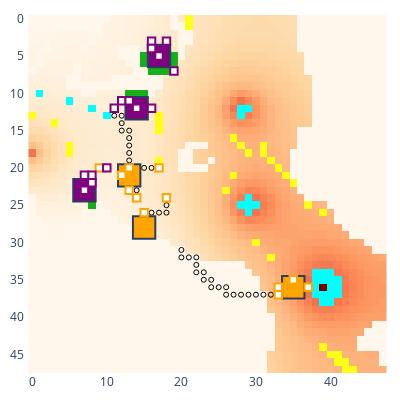

The notebook cell saved with this chart:
### Code cell
update_logging_level(logging.WARNING)
watcher.num_lines_increase = 20
watcher.run_until_log_increases(myenv.step, break_condition = lambda : myenv.real_env_steps >= 13)
print(f'Real env steps is: {myenv.real_env_steps}')
myenv.show()

### Figure 1 — Plotly figure (JSON) as saved in the notebook; plotly's stock layout.template omitted (floating-point values rounded to 4 significant figures; data arrays with more than 128 entries replaced by an {"elided": "..."} marker saying what was removed)
{"data": [{"colorscale": [[0, "rgb(255,247,236)"], [0.125, "rgb(254,232,200)"], [0.25, "rgb(253,212,158)"], [0.375, "rgb(253,187,132)"], [0.5, "rgb(252,141,89)"], [0.625, "rgb(239,101,72)"], [0.75, "rgb(215,48,31)"], [0.875, "rgb(179,0,0)"], [1, "rgb(127,0,0)"]], "name": "Rubble", "showscale": false, "type": "heatmap", "uid": "14_Rubble", "z": {"elided": "48x48 int values"}}, {"colorscale": [[0, "#00ffff"], [1, "#00ffff"]], "hoverinfo": "skip", "name": "Ice", "showscale": false, "type": "heatmap", "uid": "14_Ice", "z": {"elided": "48x48 int values"}}, {"colorscale": [[0, "#ffff14"], [1, "#ffff14"]], "hoverinfo": "skip", "name": "Ore", "showscale": false, "type": "heatmap", "uid": "14_Ore", "z": {"elided": "48x48 int values"}}, {"colorscale": [[0, "#15b01a"], [1, "#15b01a"]], "hoverinfo": "skip", "name": "Lichen", "showscale": false, "type": "heatmap", "uid": "14_Lichen", "z": {"elided": "48x48 int values"}}, {"customdata": [["factory_0", "player_0", 75, 0, 0, 127, 10]], "hovertemplate": "%{customdata[0]} %{customdata[1]}<br>Power: %{customdata[2]}<br>Ice: %{customdata[3]}<br>Ore: %{customdata[4]}<br>Water: %{customdata[5]}<br>Metal: %{customdata[6]}<br><extra></extra>", "name": "factory_0", "showscale": false, "type": "heatmap", "uid": "14_factory_0", "x": [14], "y": [12], "z": [0]}, {"customdata": [["factory_2", "player_0", 65, 0, 0, 127, 10]], "hovertemplate": "%{customdata[0]} %{customdata[1]}<br>Power: %{customdata[2]}<br>Ice: %{customdata[3]}<br>Ore: %{customdata[4]}<br>Water: %{customdata[5]}<br>Metal: %{customdata[6]}<br><extra></extra>", "name": "factory_2", "showscale": false, "type": "heatmap", "uid": "14_factory_2", "x": [7], "y": [23], "z": [2]}, {"customdata": [["factory_4", "player_0", 88, 0, 0, 127, 10]], "hovertemplate": "%{customdata[0]} %{customdata[1]}<br>Power: %{customdata[2]}<br>Ice: %{customdata[3]}<br>Ore: %{customdata[4]}<br>Water: %{customdata[5]}<br>Metal: %{customdata[6]}<br><extra></extra>", "name": "factory_4", "showscale": false, "type": "heatmap", "uid": "14_factory_4", "x": [17], "y": [5], "z": [4]}, {"customdata": [["factory_1", "player_1", 250, 0, 0, 136, 20]], "hovertemplate": "%{customdata[0]} %{customdata[1]}<br>Power: %{customdata[2]}<br>Ice: %{customdata[3]}<br>Ore: %{customdata[4]}<br>Water: %{customdata[5]}<br>Metal: %{customdata[6]}<br><extra></extra>", "name": "factory_1", "showscale": false, "type": "heatmap", "uid": "14_factory_1", "x": [15], "y": [28], "z": [1]}, {"customdata": [["factory_3", "player_1", 250, 0, 0, 136, 20]], "hovertemplate": "%{customdata[0]} %{customdata[1]}<br>Power: %{customdata[2]}<br>Ice: %{customdata[3]}<br>Ore: %{customdata[4]}<br>Water: %{customdata[5]}<br>Metal: %{customdata[6]}<br><extra></extra>", "name": "factory_3", "showscale": false, "type": "heatmap", "uid": "14_factory_3", "x": [35], "y": [36], "z": [3]}, {"customdata": [["factory_5", "player_1", 100, 0, 0, 136, 10]], "hovertemplate": "%{customdata[0]} %{customdata[1]}<br>Power: %{customdata[2]}<br>Ice: %{customdata[3]}<br>Ore: %{customdata[4]}<br>Water: %{customdata[5]}<br>Metal: %{customdata[6]}<br><extra></extra>", "name": "factory_5", "showscale": false, "type": "heatmap", "uid": "14_factory_5", "x": [13], "y": [21], "z": [5]}, {"customdata": [["unit_9", "player_1", "HEAVY", [15, 26], 532, 180, 0, 0, 0]], "hovertemplate": "%{customdata[0]} %{customdata[1]}<br>Type: %{customdata[2]}<br>Pos: %{customdata[3]}<br>Power: %{customdata[4]}<br>Ice: %{customdata[5]}<br>Ore: %{customdata[6]}<br>Water: %{customdata[7]}<br>Metal: %{customdata[8]}<br><extra></extra>", "name": "unit_9", "showscale": false, "type": "heatmap", "uid": "14_unit_9", "x": [15], "y": [26], "z": [9]}, {"hoverinfo": "skip", "marker": {"color": "black", "size": 5, "symbol": "circle-open"}, "mode": "markers", "name": "path", "showlegend": false, "type": "scatter", "uid": "14_path", "x": [15, 15, 15, 15, 15, 15, 15, 15], "y": [26, 26, 26, 26, 26, 26, 27, 27]}, {"customdata": [["unit_10", "player_1", "HEAVY", [37, 36], 479, 120, 0, 0, 0]], "hovertemplate": "%{customdata[0]} %{customdata[1]}<br>Type: %{customdata[2]}<br>Pos: %{customdata[3]}<br>Power: %{customdata[4]}<br>Ice: %{customdata[5]}<br>Ore: %{customdata[6]}<br>Water: %{customdata[7]}<br>Metal: %{customdata[8]}<br><extra></extra>", "name": "unit_10", "showscale": false, "type": "heatmap", "uid": "14_unit_10", "x": [37], "y": [36], "z": [10]}, {"hoverinfo": "skip", "marker": {"color": "black", "size": 5, "symbol": "circle-open"}, "mode": "markers", "name": "path", "showlegend": false, "type": "scatter", "uid": "14_path", "x": [37, 37, 37, 37, 37, 36, 36], "y": [36, 36, 36, 36, 36, 36, 36]}, {"customdata": [["unit_11", "player_1", "HEAVY", [13, 23], 532, 180, 0, 0, 0]], "hovertemplate": "%{customdata[0]} %{customdata[1]}<br>Type: %{customdata[2]}<br>Pos: %{customdata[3]}<br>Power: %{customdata[4]}<br>Ice: %{customdata[5]}<br>Ore: %{customdata[6]}<br>Water: %{customdata[7]}<br>Metal: %{customdata[8]}<br><extra></extra>", "name": "unit_11", "showscale": false, "type": "heatmap", "uid": "14_unit_11", "x": [13], "y": [23], "z": [11]}, {"hoverinfo": "skip", "marker": {"color": "black", "size": 5, "symbol": "circle-open"}, "mode": "markers", "name": "path", "showlegend": false, "type": "scatter", "uid": "14_path", "x": [13, 13, 13, 13, 13, 13, 13, 13], "y": [23, 23, 23, 23, 23, 23, 22, 22]}, {"customdata": [["unit_15", "player_1", "LIGHT", [18, 24], 89, 0, 0, 0, 0]], "hovertemplate": "%{customdata[0]} %{customdata[1]}<br>Type: %{customdata[2]}<br>Pos: %{customdata[3]}<br>Power: %{customdata[4]}<br>Ice: %{customdata[5]}<br>Ore: %{customdata[6]}<br>Water: %{customdata[7]}<br>Metal: %{customdata[8]}<br><extra></extra>", "name": "unit_15", "showscale": false, "type": "heatmap", "uid": "14_unit_15", "x": [18], "y": [24], "z": [15]}, {"hoverinfo": "skip", "marker": {"color": "black", "size": 5, "symbol": "circle-open"}, "mode": "markers", "name": "path", "showlegend": false, "type": "scatter", "uid": "14_path", "x": [18, 18, 18, 18, 18, 18, 18, 18, 18, 18, 18, 18, 18, 18, 18, 18, 17, 16, 16], "y": [24, 24, 24, 24, 24, 24, 24, 24, 24, 24, 24, 24, 24, 24, 25, 26, 26, 26, 27]}, {"customdata": [["unit_16", "player_1", "LIGHT", [33, 36], 68, 0, 0, 0, 0]], "hovertemplate": "%{customdata[0]} %{customdata[1]}<br>Type: %{customdata[2]}<br>Pos: %{customdata[3]}<br>Power: %{customdata[4]}<br>Ice: %{customdata[5]}<br>Ore: %{customdata[6]}<br>Water: %{customdata[7]}<br>Metal: %{customdata[8]}<br><extra></extra>", "name": "unit_16", "showscale": false, "type": "heatmap", "uid": "14_unit_16", "x": [33], "y": [36], "z": [16]}, {"hoverinfo": "skip", "marker": {"color": "black", "size": 5, "symbol": "circle-open"}, "mode": "markers", "name": "path", "showlegend": false, "type": "scatter", "uid": "14_path", "x": [33, 33, 33, 33, 33, 33, 33, 33, 33, 33, 33, 34, 34], "y": [36, 36, 36, 36, 36, 36, 36, 36, 36, 36, 36, 36, 36]}, {"customdata": [["unit_17", "player_1", "LIGHT", [17, 20], 81, 0, 0, 0, 0]], "hovertemplate": "%{customdata[0]} %{customdata[1]}<br>Type: %{customdata[2]}<br>Pos: %{customdata[3]}<br>Power: %{customdata[4]}<br>Ice: %{customdata[5]}<br>Ore: %{customdata[6]}<br>Water: %{customdata[7]}<br>Metal: %{customdata[8]}<br><extra></extra>", "name": "unit_17", "showscale": false, "type": "heatmap", "uid": "14_unit_17", "x": [17], "y": [20], "z": [17]}, {"hoverinfo": "skip", "marker": {"color": "black", "size": 5, "symbol": "circle-open"}, "mode": "markers", "name": "path", "showlegend": false, "type": "scatter", "uid": "14_path", "x": [17, 17, 17, 17, 17, 17, 17, 17, 17, 17, 17, 17, 17, 16, 15, 14, 14], "y": [20, 20, 20, 20, 20, 20, 20, 20, 20, 20, 20, 20, 20, 20, 20, 20, 20]}, {"customdata": [["unit_21", "player_1", "LIGHT", [14, 24], 149, 0, 0, 0, 0]], "hovertemplate": "%{customdata[0]} %{customdata[1]}<br>Type: %{customdata[2]}<br>Pos: %{customdata[3]}<br>Power: %{customdata[4]}<br>Ice: %{customdata[5]}<br>Ore: %{customdata[6]}<br>Water: %{customdata[7]}<br>Metal: %{customdata[8]}<br><extra></extra>", "name": "unit_21", "showscale": false, "type": "heatmap", "uid": "14_unit_21", "x": [14], "y": [24], "z": [21]}, {"hoverinfo": "skip", "marker": {"color": "black", "size": 5, "symbol": "circle-open"}, "mode": "markers", "name": "path", "showlegend": false, "type": "scatter", "uid": "14_path", "x": [14, 14, 14, 14, 13, 13, 13, 13, 13, 13, 12, 12, 12, 11, 11], "y": [23, 22, 21, 20, 20, 19, 18, 17, 16, 15, 15, 14, 13, 13, 12]}, {"customdata": [["unit_22", "player_1", "LIGHT", [33, 37], 147, 0, 0, 0, 0]], "hovertemplate": "%{customdata[0]} %{customdata[1]}<br>Type: %{customdata[2]}<br>Pos: %{customdata[3]}<br>Power: %{customdata[4]}<br>Ice: %{customdata[5]}<br>Ore: %{customdata[6]}<br>Water: %{customdata[7]}<br>Metal: %{customdata[8]}<br><extra></extra>", "name": "unit_22", "showscale": false, "type": "heatmap", "uid": "14_unit_22", "x": [33], "y": [37], "z": [22]}, {"hoverinfo": "skip", "marker": {"color": "black", "size": 5, "symbol": "circle-open"}, "mode": "markers", "name": "path", "showlegend": false, "type": "scatter", "uid": "14_path", "x": [32, 31, 30, 29, 28, 27, 26, 26, 25, 24, 24, 23, 23, 22, 22, 22, 21, 20, 20], "y": [37, 37, 37, 37, 37, 37, 37, 36, 36, 36, 35, 35, 34, 34, 33, 32, 32, 32, 31]}, {"customdata": [["unit_23", "player_1", "LIGHT", [9, 20], 144, 0, 0, 0, 0]], "hovertemplate": "%{customdata[0]} %{customdata[1]}<br>Type: %{customdata[2]}<br>Pos: %{customdata[3]}<br>Power: %{customdata[4]}<br>Ice: %{customdata[5]}<br>Ore: %{customdata[6]}<br>Water: %{customdata[7]}<br>Metal: %{customdata[8]}<br><extra></extra>", "name": "unit_23", "showscale": false, "type": "heatmap", "uid": "14_unit_23", "x": [9], "y": [20], "z": [23]}, {"customdata": [["unit_28", "player_1", "LIGHT", [35, 35], 150, 0, 0, 0, 0]], "hovertemplate": "%{customdata[0]} %{customdata[1]}<br>Type: %{customdata[2]}<br>Pos: %{customdata[3]}<br>Power: %{customdata[4]}<br>Ice: %{customdata[5]}<br>Ore: %{customdata[6]}<br>Water: %{customdata[7]}<br>Metal: %{customdata[8]}<br><extra></extra>", "name": "unit_28", "showscale": false, "type": "heatmap", "uid": "14_unit_28", "x": [35], "y": [35], "z": [28]}, {"customdata": [["unit_29", "player_1", "LIGHT", [12, 21], 150, 0, 0, 0, 0]], "hovertemplate": "%{customdata[0]} %{customdata[1]}<br>Type: %{customdata[2]}<br>Pos: %{customdata[3]}<br>Power: %{customdata[4]}<br>Ice: %{customdata[5]}<br>Ore: %{customdata[6]}<br>Water: %{customdata[7]}<br>Metal: %{customdata[8]}<br><extra></extra>", "name": "unit_29", "showscale": false, "type": "heatmap", "uid": "14_unit_29", "x": [12], "y": [21], "z": [29]}, {"customdata": [["unit_30", "player_1", "LIGHT", [13, 20], 150, 0, 0, 0, 0]], "hovertemplate": "%{customdata[0]} %{customdata[1]}<br>Type: %{customdata[2]}<br>Pos: %{customdata[3]}<br>Power: %{customdata[4]}<br>Ice: %{customdata[5]}<br>Ore: %{customdata[6]}<br>Water: %{customdata[7]}<br>Metal: %{customdata[8]}<br><extra></extra>", "name": "unit_30", "showscale": false, "type": "heatmap", "uid": "14_unit_30", "x": [13], "y": [20], "z": [30]}, {"customdata": [["unit_6", "player_0", "HEAVY", [12, 11], 632, 160, 0, 0, 0]], "hovertemplate": "%{customdata[0]} %{customdata[1]}<br>Type: %{customdata[2]}<br>Pos: %{customdata[3]}<br>Power: %{customdata[4]}<br>Ice: %{customdata[5]}<br>Ore: %{customdata[6]}<br>Water: %{customdata[7]}<br>Metal: %{customdata[8]}<br><extra></extra>", "name": "unit_6", "showscale": false, "type": "heatmap", "uid": "14_unit_6", "x": [12], "y": [11], "z": [6]}, {"hoverinfo": "skip", "marker": {"color": "black", "size": 5, "symbol": "circle-open"}, "mode": "markers", "name": "path", "showlegend": false, "type": "scatter", "uid": "14_path", "x": [12, 12, 12, 12, 12, 12, 12, 12, 12, 12, 12, 12, 12, 12, 12, 12, 12, 12, 12], "y": [11, 11, 11, 11, 11, 11, 11, 11, 11, 11, 11, 11, 11, 11, 11, 11, 11, 11, 11]}, {"customdata": [["unit_7", "player_0", "HEAVY", [8, 21], 632, 160, 0, 0, 0]], "hovertemplate": "%{customdata[0]} %{customdata[1]}<br>Type: %{customdata[2]}<br>Pos: %{customdata[3]}<br>Power: %{customdata[4]}<br>Ice: %{customdata[5]}<br>Ore: %{customdata[6]}<br>Water: %{customdata[7]}<br>Metal: %{customdata[8]}<br><extra></extra>", "name": "unit_7", "showscale": false, "type": "heatmap", "uid": "14_unit_7", "x": [8], "y": [21], "z": [7]}, {"hoverinfo": "skip", "marker": {"color": "black", "size": 5, "symbol": "circle-open"}, "mode": "markers", "name": "path", "showlegend": false, "type": "scatter", "uid": "14_path", "x": [8, 8, 8, 8, 8, 8, 8, 8, 8, 8, 8, 8, 8, 8, 8, 8, 8, 8, 8], "y": [21, 21, 21, 21, 21, 21, 21, 21, 21, 21, 21, 21, 21, 21, 21, 21, 21, 21, 21]}, {"customdata": [["unit_8", "player_0", "HEAVY", [16, 3], 632, 160, 0, 0, 0]], "hovertemplate": "%{customdata[0]} %{customdata[1]}<br>Type: %{customdata[2]}<br>Pos: %{customdata[3]}<br>Power: %{customdata[4]}<br>Ice: %{customdata[5]}<br>Ore: %{customdata[6]}<br>Water: %{customdata[7]}<br>Metal: %{customdata[8]}<br><extra></extra>", "name": "unit_8", "showscale": false, "type": "heatmap", "uid": "14_unit_8", "x": [16], "y": [3], "z": [8]}, {"hoverinfo": "skip", "marker": {"color": "black", "size": 5, "symbol": "circle-open"}, "mode": "markers", "name": "path", "showlegend": false, "type": "scatter", "uid": "14_path", "x": [16, 16, 16, 16, 16, 16, 16, 16, 16, 16, 16, 16, 16, 16, 16, 16, 16, 16, 16], "y": [3, 3, 3, 3, 3, 3, 3, 3, 3, 3, 3, 3, 3, 3, 3, 3, 3, 3, 3]}, {"customdata": [["unit_12", "player_0", "LIGHT", [13, 11], 150, 0, 0, 0, 0]], "hovertemplate": "%{customdata[0]} %{customdata[1]}<br>Type: %{customdata[2]}<br>Pos: %{customdata[3]}<br>Power: %{customdata[4]}<br>Ice: %{customdata[5]}<br>Ore: %{customdata[6]}<br>Water: %{customdata[7]}<br>Metal: %{customdata[8]}<br><extra></extra>", "name": "unit_12", "showscale": false, "type": "heatmap", "uid": "14_unit_12", "x": [13], "y": [11], "z": [12]}, {"customdata": [["unit_13", "player_0", "LIGHT", [8, 22], 150, 0, 0, 0, 0]], "hovertemplate": "%{customdata[0]} %{customdata[1]}<br>Type: %{customdata[2]}<br>Pos: %{customdata[3]}<br>Power: %{customdata[4]}<br>Ice: %{customdata[5]}<br>Ore: %{customdata[6]}<br>Water: %{customdata[7]}<br>Metal: %{customdata[8]}<br><extra></extra>", "name": "unit_13", "showscale": false, "type": "heatmap", "uid": "14_unit_13", "x": [8], "y": [22], "z": [13]}, {"customdata": [["unit_14", "player_0", "LIGHT", [16, 4], 150, 0, 0, 0, 0]], "hovertemplate": "%{customdata[0]} %{customdata[1]}<br>Type: %{customdata[2]}<br>Pos: %{customdata[3]}<br>Power: %{customdata[4]}<br>Ice: %{customdata[5]}<br>Ore: %{customdata[6]}<br>Water: %{customdata[7]}<br>Metal: %{customdata[8]}<br><extra></extra>", "name": "unit_14", "showscale": false, "type": "heatmap", "uid": "14_unit_14", "x": [16], "y": [4], "z": [14]}, {"customdata": [["unit_18", "player_0", "LIGHT", [11, 12], 75, 2, 0, 0, 0]], "hovertemplate": "%{customdata[0]} %{customdata[1]}<br>Type: %{customdata[2]}<br>Pos: %{customdata[3]}<br>Power: %{customdata[4]}<br>Ice: %{customdata[5]}<br>Ore: %{customdata[6]}<br>Water: %{customdata[7]}<br>Metal: %{customdata[8]}<br><extra></extra>", "name": "unit_18", "showscale": false, "type": "heatmap", "uid": "14_unit_18", "x": [11], "y": [12], "z": [18]}, {"hoverinfo": "skip", "marker": {"color": "black", "size": 5, "symbol": "circle-open"}, "mode": "markers", "name": "path", "showlegend": false, "type": "scatter", "uid": "14_path", "x": [11, 11, 11, 11, 11, 11, 11, 11, 11, 11, 11, 11, 11, 11, 11, 11, 11, 11, 11], "y": [12, 12, 12, 12, 12, 12, 12, 12, 12, 12, 12, 12, 12, 12, 12, 12, 12, 12, 12]}, {"customdata": [["unit_19", "player_0", "LIGHT", [10, 20], 93, 0, 0, 0, 0]], "hovertemplate": "%{customdata[0]} %{customdata[1]}<br>Type: %{customdata[2]}<br>Pos: %{customdata[3]}<br>Power: %{customdata[4]}<br>Ice: %{customdata[5]}<br>Ore: %{customdata[6]}<br>Water: %{customdata[7]}<br>Metal: %{customdata[8]}<br><extra></extra>", "name": "unit_19", "showscale": false, "type": "heatmap", "uid": "14_unit_19", "x": [10], "y": [20], "z": [19]}, {"customdata": [["unit_20", "player_0", "LIGHT", [19, 7], 111, 0, 0, 0, 0]], "hovertemplate": "%{customdata[0]} %{customdata[1]}<br>Type: %{customdata[2]}<br>Pos: %{customdata[3]}<br>Power: %{customdata[4]}<br>Ice: %{customdata[5]}<br>Ore: %{customdata[6]}<br>Water: %{customdata[7]}<br>Metal: %{customdata[8]}<br><extra></extra>", "name": "unit_20", "showscale": false, "type": "heatmap", "uid": "14_unit_20", "x": [19], "y": [7], "z": [20]}, {"hoverinfo": "skip", "marker": {"color": "black", "size": 5, "symbol": "circle-open"}, "mode": "markers", "name": "path", "showlegend": false, "type": "scatter", "uid": "14_path", "x": [19, 19, 19, 19, 19, 19, 19, 19, 19, 19, 19, 19, 19, 19, 19, 19, 19, 19, 19], "y": [7, 7, 7, 7, 7, 7, 7, 7, 7, 7, 7, 7, 7, 7, 7, 7, 7, 7, 7]}, {"customdata": [["unit_24", "player_0", "LIGHT", [16, 12], 102, 0, 0, 0, 0]], "hovertemplate": "%{customdata[0]} %{customdata[1]}<br>Type: %{customdata[2]}<br>Pos: %{customdata[3]}<br>Power: %{customdata[4]}<br>Ice: %{customdata[5]}<br>Ore: %{customdata[6]}<br>Water: %{customdata[7]}<br>Metal: %{customdata[8]}<br><extra></extra>", "name": "unit_24", "showscale": false, "type": "heatmap", "uid": "14_unit_24", "x": [16], "y": [12], "z": [24]}, {"hoverinfo": "skip", "marker": {"color": "black", "size": 5, "symbol": "circle-open"}, "mode": "markers", "name": "path", "showlegend": false, "type": "scatter", "uid": "14_path", "x": [16, 16, 16, 16, 16, 16, 16, 16, 16, 16, 16, 16, 16, 16, 16, 16, 16, 16, 16], "y": [12, 12, 12, 12, 12, 12, 12, 12, 12, 12, 12, 12, 12, 12, 12, 12, 12, 12, 12]}, {"customdata": [["unit_25", "player_0", "LIGHT", [7, 21], 94, 0, 0, 0, 0]], "hovertemplate": "%{customdata[0]} %{customdata[1]}<br>Type: %{customdata[2]}<br>Pos: %{customdata[3]}<br>Power: %{customdata[4]}<br>Ice: %{customdata[5]}<br>Ore: %{customdata[6]}<br>Water: %{customdata[7]}<br>Metal: %{customdata[8]}<br><extra></extra>", "name": "unit_25", "showscale": false, "type": "heatmap", "uid": "14_unit_25", "x": [7], "y": [21], "z": [25]}, {"hoverinfo": "skip", "marker": {"color": "black", "size": 5, "symbol": "circle-open"}, "mode": "markers", "name": "path", "showlegend": false, "type": "scatter", "uid": "14_path", "x": [7, 7, 7, 7, 7, 7, 7, 7, 7, 7, 7, 7, 7, 7, 7, 7, 7, 7, 7], "y": [21, 21, 21, 21, 21, 21, 21, 21, 21, 21, 21, 21, 21, 21, 21, 21, 21, 21, 21]}, {"customdata": [["unit_26", "player_0", "LIGHT", [18, 3], 100, 0, 0, 0, 0]], "hovertemplate": "%{customdata[0]} %{customdata[1]}<br>Type: %{customdata[2]}<br>Pos: %{customdata[3]}<br>Power: %{customdata[4]}<br>Ice: %{customdata[5]}<br>Ore: %{customdata[6]}<br>Water: %{customdata[7]}<br>Metal: %{customdata[8]}<br><extra></extra>", "name": "unit_26", "showscale": false, "type": "heatmap", "uid": "14_unit_26", "x": [18], "y": [3], "z": [26]}, {"hoverinfo": "skip", "marker": {"color": "black", "size": 5, "symbol": "circle-open"}, "mode": "markers", "name": "path", "showlegend": false, "type": "scatter", "uid": "14_path", "x": [18, 18, 18, 18, 18, 18, 18, 18, 18, 18, 18, 18, 18, 18, 18, 18, 18, 18, 18], "y": [3, 3, 3, 3, 3, 3, 3, 3, 3, 3, 3, 3, 3, 3, 3, 3, 3, 3, 3]}, {"customdata": [["unit_31", "player_0", "LIGHT", [14, 12], 104, 0, 0, 0, 0]], "hovertemplate": "%{customdata[0]} %{customdata[1]}<br>Type: %{customdata[2]}<br>Pos: %{customdata[3]}<br>Power: %{customdata[4]}<br>Ice: %{customdata[5]}<br>Ore: %{customdata[6]}<br>Water: %{customdata[7]}<br>Metal: %{customdata[8]}<br><extra></extra>", "name": "unit_31", "showscale": false, "type": "heatmap", "uid": "14_unit_31", "x": [14], "y": [12], "z": [31]}, {"customdata": [["unit_32", "player_0", "LIGHT", [7, 23], 102, 0, 0, 0, 0]], "hovertemplate": "%{customdata[0]} %{customdata[1]}<br>Type: %{customdata[2]}<br>Pos: %{customdata[3]}<br>Power: %{customdata[4]}<br>Ice: %{customdata[5]}<br>Ore: %{customdata[6]}<br>Water: %{customdata[7]}<br>Metal: %{customdata[8]}<br><extra></extra>", "name": "unit_32", "showscale": false, "type": "heatmap", "uid": "14_unit_32", "x": [7], "y": [23], "z": [32]}, {"customdata": [["unit_33", "player_0", "LIGHT", [17, 5], 108, 0, 0, 0, 0]], "hovertemplate": "%{customdata[0]} %{customdata[1]}<br>Type: %{customdata[2]}<br>Pos: %{customdata[3]}<br>Power: %{customdata[4]}<br>Ice: %{customdata[5]}<br>Ore: %{customdata[6]}<br>Water: %{customdata[7]}<br>Metal: %{customdata[8]}<br><extra></extra>", "name": "unit_33", "showscale": false, "type": "heatmap", "uid": "14_unit_33", "x": [17], "y": [5], "z": [33]}], "layout": {"coloraxis": {"showscale": false}, "height": 400, "margin": {"b": 10, "l": 10, "r": 10, "t": 10}, "plot_bgcolor": "rgba(0, 0, 0, 0)", "shapes": [{"fillcolor": "purple", "name": "factory_0", "type": "rect", "x0": 12.5, "x1": 15.5, "y0": 10.5, "y1": 13.5}, {"fillcolor": "purple", "name": "factory_2", "type": "rect", "x0": 5.5, "x1": 8.5, "y0": 21.5, "y1": 24.5}, {"fillcolor": "purple", "name": "factory_4", "type": "rect", "x0": 15.5, "x1": 18.5, "y0": 3.5, "y1": 6.5}, {"fillcolor": "orange", "name": "factory_1", "type": "rect", "x0": 13.5, "x1": 16.5, "y0": 26.5, "y1": 29.5}, {"fillcolor": "orange", "name": "factory_3", "type": "rect", "x0": 33.5, "x1": 36.5, "y0": 34.5, "y1": 37.5}, {"fillcolor": "orange", "name": "factory_5", "type": "rect", "x0": 11.5, "x1": 14.5, "y0": 19.5, "y1": 22.5}, {"fillcolor": "white", "line": {"color": "orange"}, "name": "unit_9", "type": "rect", "x0": 14.5, "x1": 15.5, "y0": 25.5, "y1": 26.5}, {"fillcolor": "white", "line": {"color": "orange"}, "name": "unit_10", "type": "rect", "x0": 36.5, "x1": 37.5, "y0": 35.5, "y1": 36.5}, {"fillcolor": "white", "line": {"color": "orange"}, "name": "unit_11", "type": "rect", "x0": 12.5, "x1": 13.5, "y0": 22.5, "y1": 23.5}, {"fillcolor": "white", "line": {"color": "orange"}, "name": "unit_15", "type": "rect", "x0": 17.5, "x1": 18.5, "y0": 23.5, "y1": 24.5}, {"fillcolor": "white", "line": {"color": "orange"}, "name": "unit_16", "type": "rect", "x0": 32.5, "x1": 33.5, "y0": 35.5, "y1": 36.5}, {"fillcolor": "white", "line": {"color": "orange"}, "name": "unit_17", "type": "rect", "x0": 16.5, "x1": 17.5, "y0": 19.5, "y1": 20.5}, {"fillcolor": "white", "line": {"color": "orange"}, "name": "unit_21", "type": "rect", "x0": 13.5, "x1": 14.5, "y0": 23.5, "y1": 24.5}, {"fillcolor": "white", "line": {"color": "orange"}, "name": "unit_22", "type": "rect", "x0": 32.5, "x1": 33.5, "y0": 36.5, "y1": 37.5}, {"fillcolor": "white", "line": {"color": "orange"}, "name": "unit_23", "type": "rect", "x0": 8.5, "x1": 9.5, "y0": 19.5, "y1": 20.5}, {"fillcolor": "white", "line": {"color": "orange"}, "name": "unit_28", "type": "rect", "x0": 34.5, "x1": 35.5, "y0": 34.5, "y1": 35.5}, {"fillcolor": "white", "line": {"color": "orange"}, "name": "unit_29", "type": "rect", "x0": 11.5, "x1": 12.5, "y0": 20.5, "y1": 21.5}, {"fillcolor": "white", "line": {"color": "orange"}, "name": "unit_30", "type": "rect", "x0": 12.5, "x1": 13.5, "y0": 19.5, "y1": 20.5}, {"fillcolor": "white", "line": {"color": "purple"}, "name": "unit_6", "type": "rect", "x0": 11.5, "x1": 12.5, "y0": 10.5, "y1": 11.5}, {"fillcolor": "white", "line": {"color": "purple"}, "name": "unit_7", "type": "rect", "x0": 7.5, "x1": 8.5, "y0": 20.5, "y1": 21.5}, {"fillcolor": "white", "line": {"color": "purple"}, "name": "unit_8", "type": "rect", "x0": 15.5, "x1": 16.5, "y0": 2.5, "y1": 3.5}, {"fillcolor": "white", "line": {"color": "purple"}, "name": "unit_12", "type": "rect", "x0": 12.5, "x1": 13.5, "y0": 10.5, "y1": 11.5}, {"fillcolor": "white", "line": {"color": "purple"}, "name": "unit_13", "type": "rect", "x0": 7.5, "x1": 8.5, "y0": 21.5, "y1": 22.5}, {"fillcolor": "white", "line": {"color": "purple"}, "name": "unit_14", "type": "rect", "x0": 15.5, "x1": 16.5, "y0": 3.5, "y1": 4.5}, {"fillcolor": "white", "line": {"color": "purple"}, "name": "unit_18", "type": "rect", "x0": 10.5, "x1": 11.5, "y0": 11.5, "y1": 12.5}, {"fillcolor": "white", "line": {"color": "purple"}, "name": "unit_19", "type": "rect", "x0": 9.5, "x1": 10.5, "y0": 19.5, "y1": 20.5}, {"fillcolor": "white", "line": {"color": "purple"}, "name": "unit_20", "type": "rect", "x0": 18.5, "x1": 19.5, "y0": 6.5, "y1": 7.5}, {"fillcolor": "white", "line": {"color": "purple"}, "name": "unit_24", "type": "rect", "x0": 15.5, "x1": 16.5, "y0": 11.5, "y1": 12.5}, {"fillcolor": "white", "line": {"color": "purple"}, "name": "unit_25", "type": "rect", "x0": 6.5, "x1": 7.5, "y0": 20.5, "y1": 21.5}, {"fillcolor": "white", "line": {"color": "purple"}, "name": "unit_26", "type": "rect", "x0": 17.5, "x1": 18.5, "y0": 2.5, "y1": 3.5}, {"fillcolor": "white", "line": {"color": "purple"}, "name": "unit_31", "type": "rect", "x0": 13.5, "x1": 14.5, "y0": 11.5, "y1": 12.5}, {"fillcolor": "white", "line": {"color": "purple"}, "name": "unit_32", "type": "rect", "x0": 6.5, "x1": 7.5, "y0": 22.5, "y1": 23.5}, {"fillcolor": "white", "line": {"color": "purple"}, "name": "unit_33", "type": "rect", "x0": 16.5, "x1": 17.5, "y0": 4.5, "y1": 5.5}], "width": 400, "xaxis": {"autorange": true, "domain": [0, 1], "range": [-0.7667, 47.77], "type": "linear"}, "yaxis": {"autorange": true, "domain": [0, 1], "range": [47.5, -0.5], "scaleanchor": "x", "type": "linear"}}}
